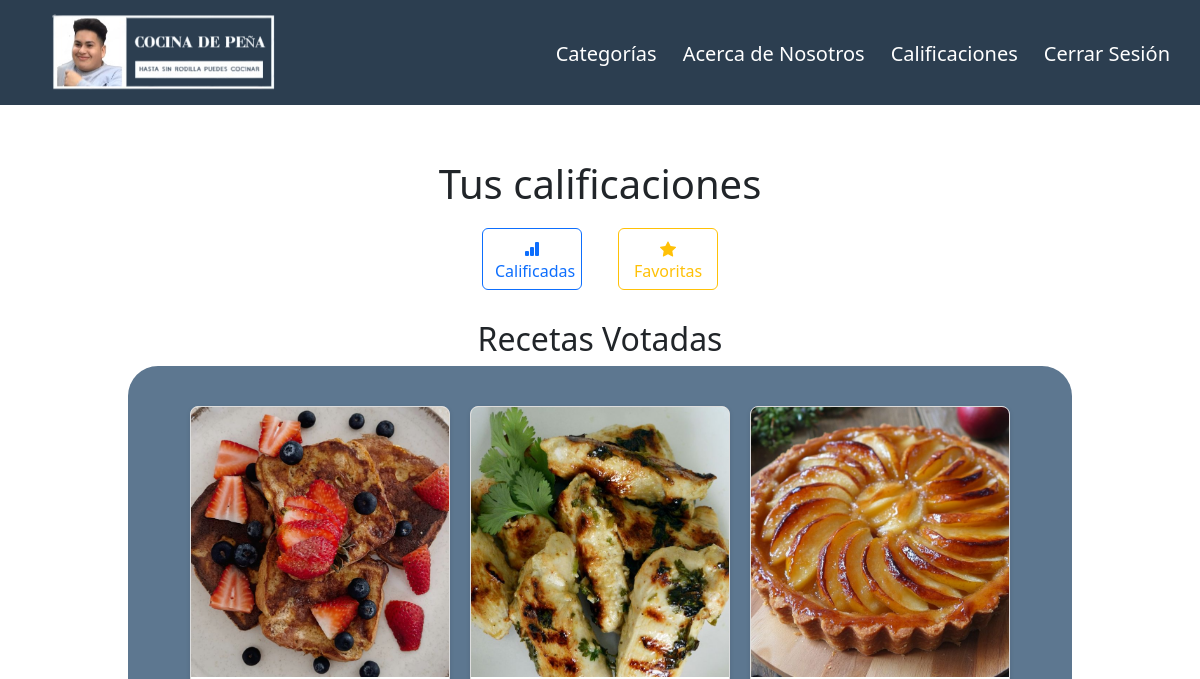
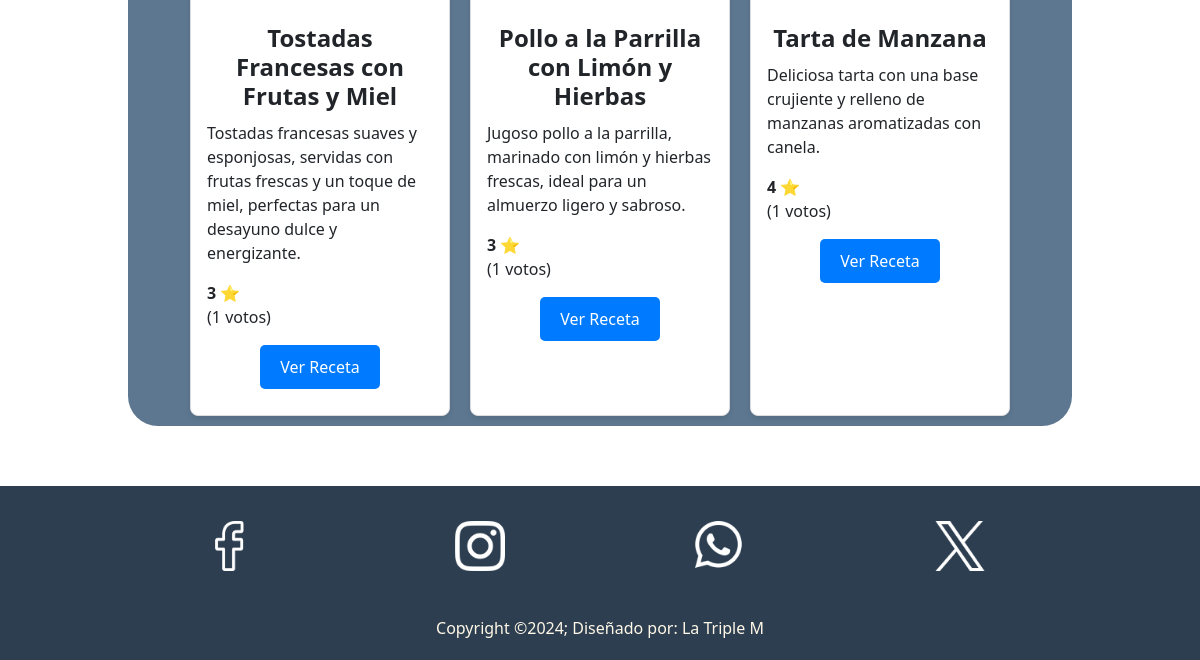
Before: /calificaciones.php (signed in) with the older database file (2 pictures, top to bottom).
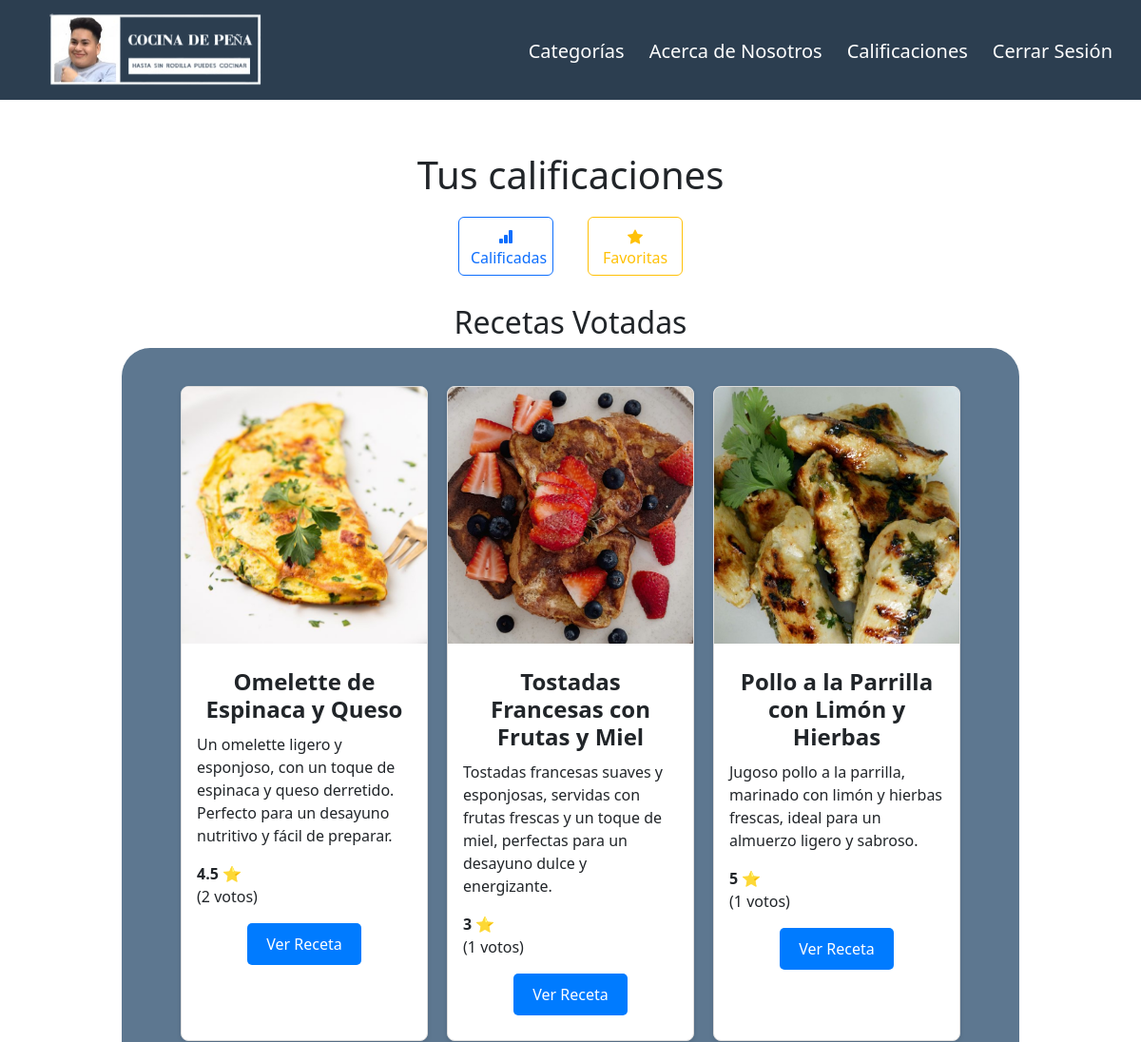
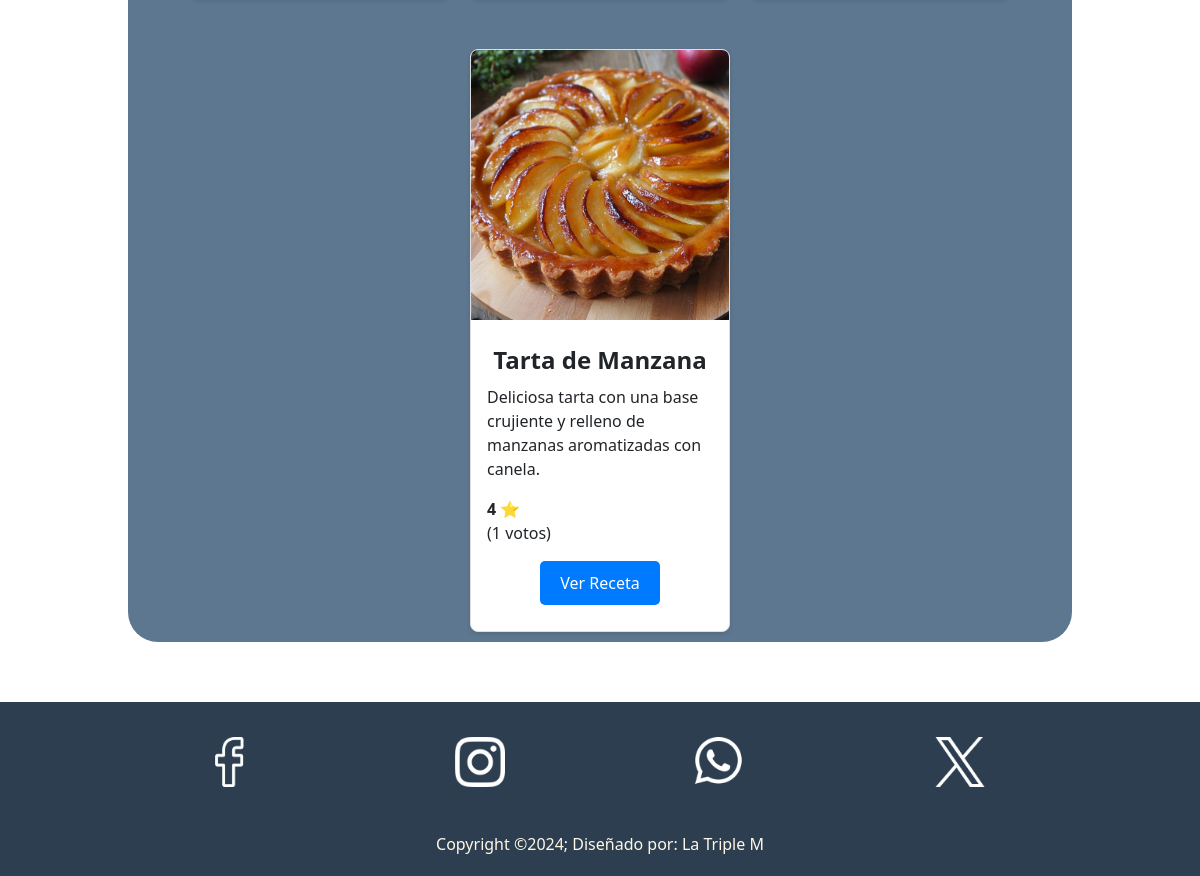
After: the same page with the newer database file (2 pictures, top to bottom).
### tables this page shows
CREATE TABLE `recetas` (
  `id` int(11) NOT NULL,
  `img` varchar(255) NOT NULL,
  `nombre` varchar(100) NOT NULL,
  `micro` varchar(250) NOT NULL,
  `categorias` varchar(255) DEFAULT NULL,
  `preparacion` text NOT NULL,
  `ingredientes` text NOT NULL,
  `calificacion_promedio` float DEFAULT 0,
  `numero_votos` int(11) DEFAULT 0
);

### calificaciones.php (the view, shortened to what this page needs)
<?php
$servidor = "localhost";
$usuario = "root";
$contra = "";
$DbNombre = "cocina";
$conn = new mysqli($servidor, $usuario, $contra, $DbNombre);
$email = $_SESSION['usuario_id'];
$sqlUsuario = "SELECT usuario, email FROM usuario WHERE email = ?";
$stmtUsuario = $conn->prepare($sqlUsuario);
$stmtUsuario->bind_param("s", $email);
$stmtUsuario->execute();
$stmtUsuario->bind_result($usuario, $email);
$filtro = isset($_GET['filtro']) ? $_GET['filtro'] : 'votos';
if ($filtro == 'votos') {
    $sqlVotos = "
        SELECT
            r.id, r.img, r.nombre, r.micro, r.calificacion_promedio, r.numero_votos
        FROM
            recetas r
        INNER JOIN
            votos v ON r.id = v.id_receta
        WHERE
            v.id_usuario = ?
    ";
    $stmtVotos = $conn->prepare($sqlVotos);
    $stmtVotos->bind_param("s", $email);
    $stmtVotos->execute();
    $result = $stmtVotos->get_result();
}
?>
<!DOCTYPE html>
<html lang="es">
<head>
    <link href="https://cdn.jsdelivr.net/npm/bootstrap@5.3.0-alpha1/dist/css/bootstrap.min.css" rel="stylesheet">
    <link rel="stylesheet" href="css/styles.css">
</head>
<body>
<header>
        <nav class="navbar navbar-expand-lg navbar-dark bg-dark">
            <div class="container-fluid">
                <a class="navbar-brand" href="index.php"><img src="img/logos/10.png" alt="Logo"></a>
                <div class="collapse navbar-collapse" id="navbarNav">
                    <ul class="navbar-nav ms-auto">
                        <li class="nav-item">
                            <a class="nav-link" href="pages/categorias.php">Categorías</a>
                        </li>
                        <li class="nav-item">
                            <a class="nav-link" href="pages/nosotros.php">Acerca de Nosotros</a>
                        </li>
                        <?php
                        if (!isset($_SESSION['usuario_id'])) {
                            echo '
                            <li class="nav-item">
                                <a class="nav-link" href="paginas php/registro.html">Registrarse</a>
                            </li>
                            <li class="nav-item">
                                <a class="nav-link" href="paginas php/login.html">Iniciar Sesión</a>
                            </li>';
                        } else {
                            echo '
                            <li clas="nav-item">
                                <a class="nav-link" href="calificaciones.php">Calificaciones</a>
                            </li>
                            <li class="nav-item">
                                <a class="nav-link" href="paginas php/php/logout.php">Cerrar Sesión</a>
                            </li>';
                        }
                        ?>
                    </ul>
                </div>
            </div>
        </nav>
</header>
<main  class="fav">
    <h1>Tus calificaciones</h1>
    <div class="btns-fav">
        <button onclick="window.location.href='calificaciones.php?filtro=votos'" class="btn btn-outline-primary"> Calificadas</button>
        <button onclick="window.location.href='calificaciones.php?filtro=favoritos'" class="btn btn-outline-warning"> Favoritas</button>
    </div>
<div class="titulo">
    <h2>Recetas <?= $filtro == 'votos' ? 'Votadas' : 'Favoritas' ?></h2>
    <div class="contenedor_visualizar">
        <?php if ($result->num_rows > 0): ?>
            <?php while ($row = $result->fetch_assoc()): ?>
                <div class="card">
                    <?php if (!empty($row['img'])): ?>
                        <img src="<?= htmlspecialchars($row['img']) ?>" alt="Imagen de la receta">
                    <?php else: ?>
                        <p class="card-img-placeholder">No hay imagen disponible</p>
                    <?php endif; ?>
                    <div class="card-body">
                        <h5 class="card-title"><?= htmlspecialchars($row['nombre']) ?></h5>
                        <p><?= htmlspecialchars($row['micro']) ?></p>
                        <div class="calificacion_promedio">
                            <strong><?= round($row['calificacion_promedio'], 1) ?> ⭐</strong>
                            <p>(<?= $row['numero_votos'] ?> votos)</p>
                        </div>
                        <a href="receta.php?id=<?= $row['id'] ?>" class="btn btn-primary">Ver Receta</a>
                    </div>
                </div>
            <?php endwhile; ?>
        <?php else: ?>
            <p>No has <?= $filtro == 'votos' ? 'votado en' : 'añadido a favoritos' ?> ninguna receta.</p>
        <?php endif; ?>
    </div>
</div>
</main>
<footer>
        <div class="footerContainer">
            <div class="redes">
                <a href=""><img src="img/iconos/facebook-f.png" alt=""></a>
                <a href=""><img src="img/iconos/instagram-f.png" alt=""></a>
                <a href=""><img src="img/iconos/whatsapp-f.png" alt=""></a>
                <a href=""><img src="img/iconos/x-f.png" alt=""></a>
            </div>
            <p>Copyright &copy;2024; Diseñado por: La Triple M</p>
        </div>
    </footer>
</body>
</html>

Changed rows visible on the page:
now on this page (row edited): recetas: img (picture), nombre "Omelette de Espinaca y Queso", micro "Un omelette ligero y esponjoso, con un toque de espinaca y queso derretido. Perfecto para un desayuno nutritivo y fácil de preparar.", calificacion_promedio "4.5", numero_votos "2"
changed recetas "Pollo a la Parrilla con Limón y Hierbas": calificacion_promedio "3" → "5"
